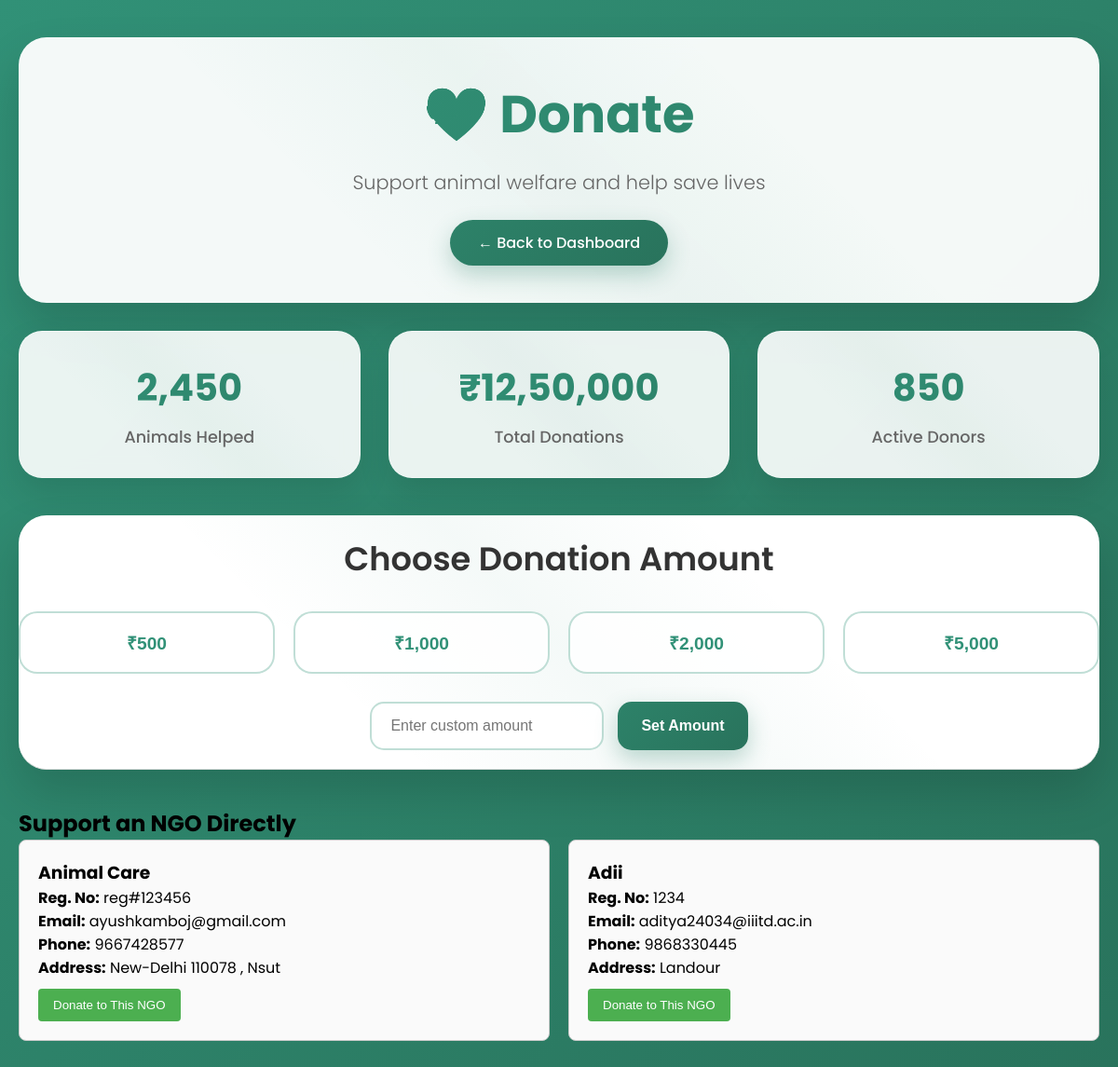
Screenshot of /user/donate with the database file from the repository.
### tables this page shows
CREATE TABLE ngos (
    "NGO Name" TEXT,
    "Email" TEXT PRIMARY KEY,
    "Phone Number" TEXT,
    "Address" TEXT,
    "NGO Registration Number" TEXT,
    "Password" TEXT
);

### app.py (the view)
@app.route('/user/donate')
def user_donate_with_ngos():
    conn = sqlite3.connect('users.db')
    conn.row_factory = sqlite3.Row
    cursor = conn.cursor()
    cursor.execute("SELECT * FROM ngos")
    ngos = cursor.fetchall()
    conn.close()
    return render_template('user_donate.html', ngos=ngos)

### templates/user_donate.html (shortened to what this page needs)
<!DOCTYPE html>
<html lang="en">
  <head>
    <link rel="stylesheet" href="/static/styles/user_donate.css" />
  </head>
  <body>
    <div class="container">
      <div class="header">
        <h1>💝 Donate</h1>
        <p>Support animal welfare and help save lives</p>
        <a href="{{ url_for('dashboard_user') }}" class="back-btn"
          >← Back to Dashboard</a
        >
      </div>
      <div class="donation-stats">
        <div class="stat-item">
          <div class="stat-number">2,450</div>
          <div class="stat-label">Animals Helped</div>
        </div>
        <div class="stat-item">
          <div class="stat-number">₹12,50,000</div>
          <div class="stat-label">Total Donations</div>
        </div>
        <div class="stat-item">
          <div class="stat-number">850</div>
          <div class="stat-label">Active Donors</div>
        </div>
      </div>
      <div class="donation-options sticky-donation">
        <h2>Choose Donation Amount</h2>
        <div class="amount-grid">
          <button class="amount-btn" onclick="selectAmount(500)">₹500</button>
          <button class="amount-btn" onclick="selectAmount(1000)">
            ₹1,000
          </button>
          <button class="amount-btn" onclick="selectAmount(2000)">
            ₹2,000
          </button>
          <button class="amount-btn" onclick="selectAmount(5000)">
            ₹5,000
          </button>
        </div>
        <div class="custom-amount">
          <input
            type="number"
            id="customAmount"
            placeholder="Enter custom amount"
            min="100"
          />
          <button onclick="selectCustomAmount()">Set Amount</button>
        </div>
      </div>
      <div class="ngo-section">
        <h2>Support an NGO Directly</h2>
        <div class="ngo-grid">
          {% for ngo in ngos %}
          <div class="ngo-card">
            <h3>{{ ngo["NGO Name"] }}</h3>
            <p>
              <strong>Reg. No:</strong> {{ ngo["NGO Registration Number"] }}
            </p>
            <p><strong>Email:</strong> {{ ngo["Email"] }}</p>
            <p><strong>Phone:</strong> {{ ngo["Phone Number"] }}</p>
            <p><strong>Address:</strong> {{ ngo["Address"] }}</p>
            <button onclick="donateToNGO('{{ ngo['NGO Name'] }}')">
              Donate to This NGO
            </button>
          </div>
          {% endfor %}
        </div>
      </div>
    </div>
  </body>
</html>

### templates/user_donate.html (style rules this page uses)
.sticky-donation { position: sticky; top: 0; background-color: white; padding: 20px 0; z-index: 100; border-bottom: 1px solid #ddd; }
.ngo-section { margin-top: 40px; }
.ngo-grid { display: grid; grid-template-columns: repeat(auto-fit, minmax(250px, 1fr)); gap: 20px; }
.ngo-card { border: 1px solid #ccc; border-radius: 8px; padding: 20px; background-color: #fafafa; }
.ngo-card h3 { margin-top: 0; }
.ngo-card button { margin-top: 10px; background-color: #4caf50; color: white; border: none; padding: 10px 16px; cursor: pointer; border-radius: 4px; }

### rows the page displays
ngos: NGO Name "Animal Care", NGO Registration Number "reg#123456", Email "ayushkamboj@gmail.com", Phone Number "9667428577", Address "New-Delhi 110078 , Nsut"
ngos: NGO Name "Adii", NGO Registration Number "1234", Email "aditya24034@iiitd.ac.in", Phone Number "9868330445", Address "Landour"
